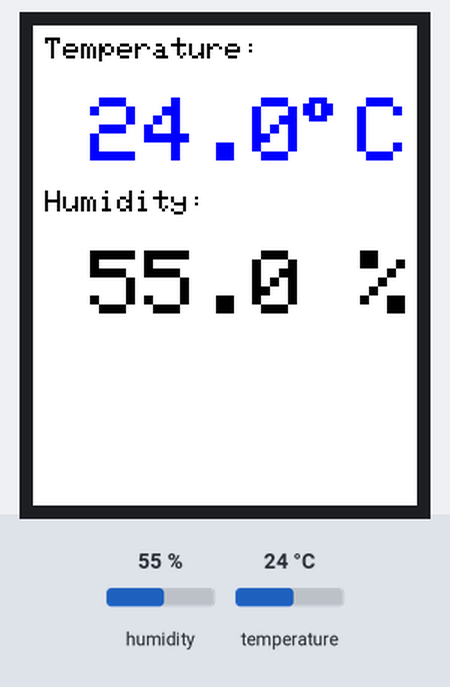
Simulated run of this sketch. Board: Arduino Uno, built with avr-gcc and run on an emulated ATmega328P. On the bench: 128×160 colour display. The inputs (shaded band) are chosen by the test bench; at power-on: humidity 55 %, temperature 24 °C.

Above: at 1.3 s.
1.4 s: humidity set to 22 %
At 6.0 s:
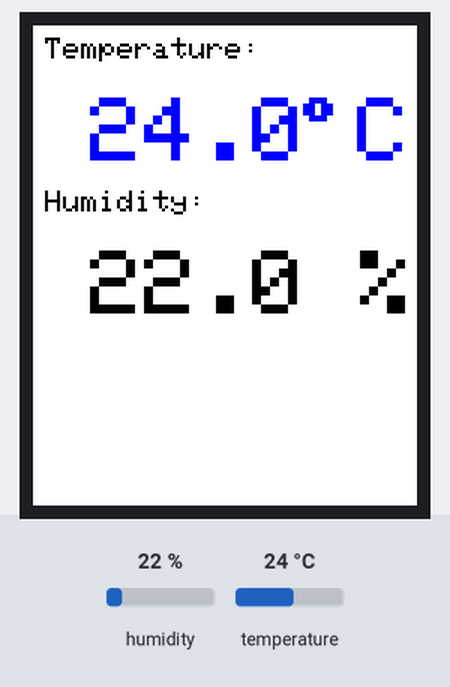
7.4 s: temperature set to 12 °C
At 10.5 s:
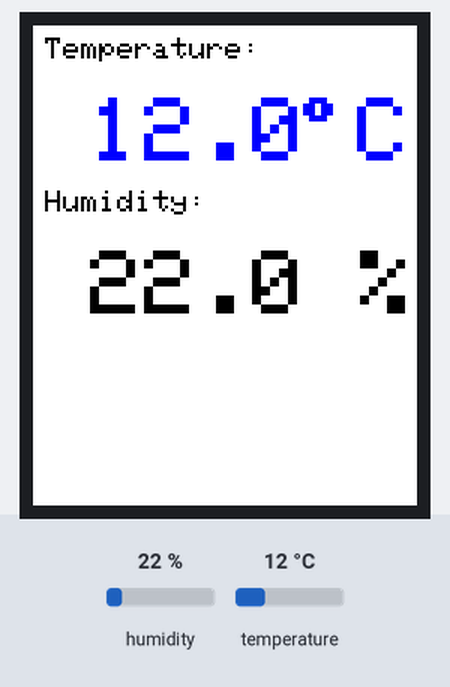
13.4 s: humidity set to 40 %
At 16.2 s:
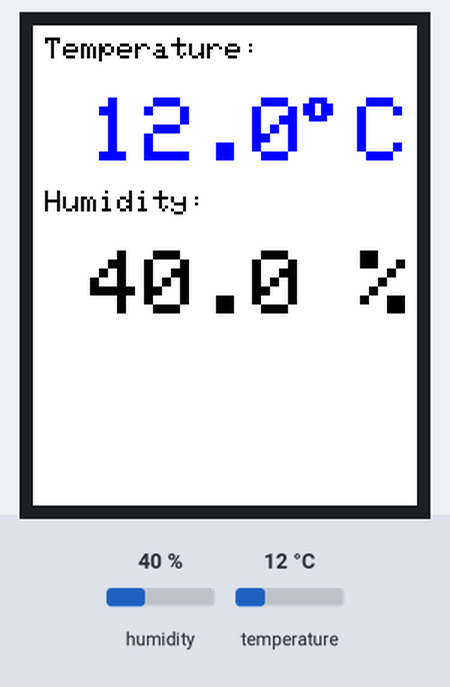
19.4 s: temperature set to 19 °C
At 20.7 s:
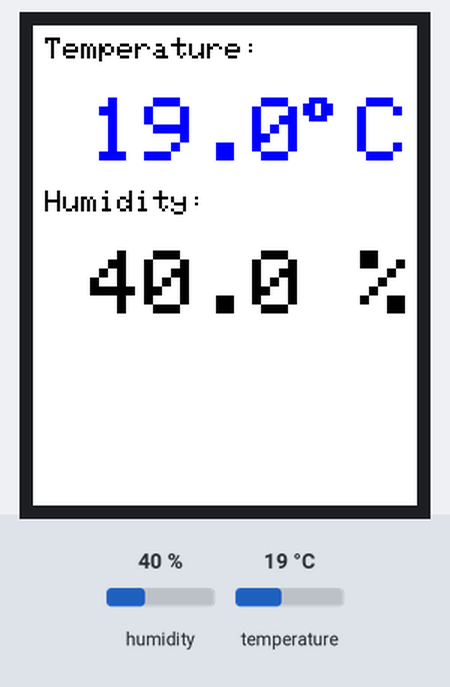
Timing chart, 0 to 22.4 s (numbered marks = the images above; inputs shaded):
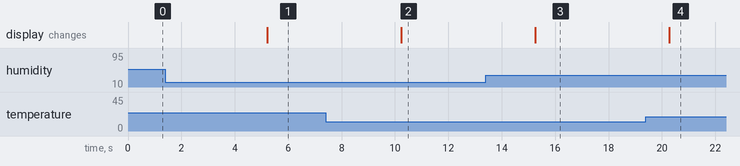

The sketch:

DHT22_ArduinoMega.ino
```cpp
#include <Adafruit_GFX.h>
#include <Adafruit_ST7735.h>
#include <SPI.h>
#include <stdio.h>
#include <DHT.h>

#define TFT_CS    10
#define TFT_RST   8
#define TFT_DC    9
#define TFT_SCLK 13
#define TFT_MOSI 11


#define DHTPIN 7
#define DHTTYPE DHT22
DHT dht(DHTPIN, DHTTYPE);

Adafruit_ST7735 tft = Adafruit_ST7735(TFT_CS, TFT_DC, TFT_MOSI, TFT_SCLK, TFT_RST);

#define COLOR1 ST7735_BLACK
#define COLOR2 ST7735_WHITE

int text_color_humidex;

float humidity, temperature;

String message;

void setup(void)
{
    //Serial.begin(9600);
    // Initialize device.
    dht.begin();
    //Serial.println("DHT Sensor Initalized");
    tft.initR(0); // initialize a ST7735S chip, black tab
    tft.fillScreen(COLOR2);
}

void testdrawtext(char* text, uint16_t color)
{
    tft.setCursor(0, 0);
    tft.setTextColor(color);
    tft.setTextWrap(true);
    tft.print(text);
}

void loop()
{
    // get data from DHT-11
    humidity = dht.readHumidity();

    temperature = dht.readTemperature();
    //Serial.print("humidity:   "); Serial.println(humidity);
    //Serial.print("temperature:   "); Serial.println(temperature);

    // Table
    //tft.drawRect(0, 0, 128, 160, COLOR1);
    //tft.drawLine(0, 50, 128, 50, COLOR1);
    //tft.drawLine(0, 100, 128, 100, COLOR1);

    // data is outputed
    temperature_to_lcd(temperature, 4);
    humidity_to_lcd(humidity, 55);
    tft.flush();
    delay(5000);
}


// outputs temperature to LCD

void temperature_to_lcd(float temperature, unsigned char text_position)
{
    int text_color;
    tft.setCursor(4, text_position);
    tft.setTextColor(COLOR1, COLOR2);
    tft.setTextSize(1);

    tft.print("Temperature:");
    tft.setTextSize(3);
    if (temperature > 0)
    {
        text_color = ST7735_BLUE;
    }
    else
    {
        text_color = ST7735_BLUE;
    }

    tft.setCursor(1, text_position + 20);
    fix_number_position(temperature);
    tft.setTextColor(text_color, COLOR2);
    tft.print(temperature, 1);
    tft.setCursor(108, text_position + 20);
    tft.print("C");
    tft.drawChar(90, text_position + 20, 247, text_color, COLOR2, 2); //degree symbol

}

//outputs humidity to LCD

void humidity_to_lcd(float humidity, unsigned char text_position)
{
    tft.setTextColor(COLOR1, COLOR2);
    tft.setCursor(4, text_position);
    tft.setTextSize(1);
    tft.println("Humidity:");
    tft.setTextSize(3);
    tft.setCursor(1, text_position + 20);
    fix_number_position(humidity);
    tft.print(humidity, 1);
    tft.print(" %");
}

// aligs number to constant position

void fix_number_position(float number)
{
    if ((number >= -40) && (number < -9.9))
    {
        ;
    }
    if ((number >= -9.9) && (number < 0.0))
    {
        tft.print(" ");
    }
    if ((number >= 0.0) && (number < 9.9))
    {
        tft.print(" ");
    }
    if ((number >= 9.9) && (number < 99.9))
    {
        tft.print(" ");
    }
    if ((number >= 99.9) && (number < 151))
    {
        tft.print("");
    }
}
```

Measured:
- after the input at 1.4 s, the display: changes after 3.8 s (image 1)
- after the input at 7.4 s, the display: changes after 2.8 s (image 2)
- after the input at 13.4 s, the display: changes after 1.8 s (image 3)
- after the input at 19.4 s, the display: changes after 0.87 s (image 4)
